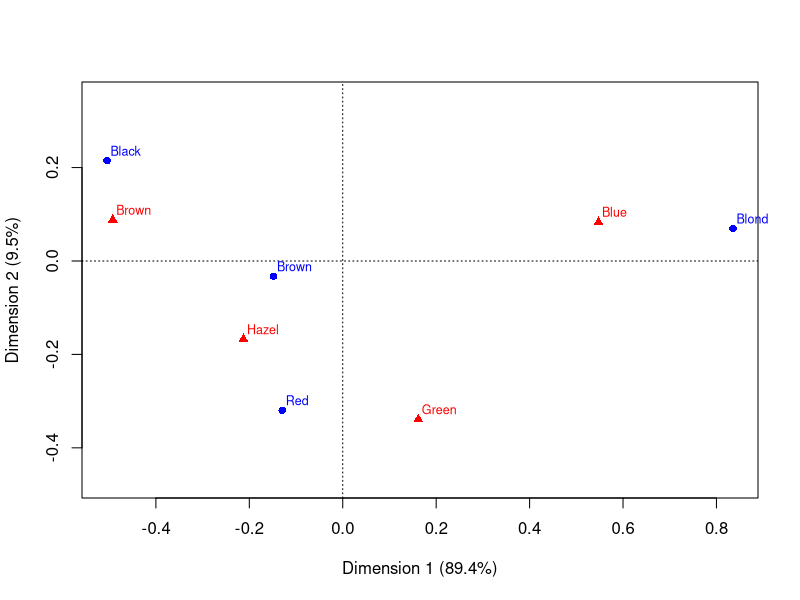

Reproduce this figure in R.
setwd("//media//kswada//MyFiles//R//haireye_color")

packages <- c("dplyr", "datasets", "ca", "vcdExtra")
purrr::walk(packages, library, character.only = TRUE, warn.conflicts = FALSE)



# ------------------------------------------------------------------------------
# data:  HairEyeColor
#  - frequencies of hair color, eye color, and sex from 592 students in a statistical course (Snee's 1974 sample)
# ------------------------------------------------------------------------------
data("HairEyeColor", package = "datasets")

dim(HairEyeColor)
str(HairEyeColor)

HairEyeColor



# ------------------------------------------------------------------------------
# Simple Correspondence Analysis:  HairEyeColor
#  - Correspondense analysis is designed to show how the data deviate from expectation when the row and column variables are independent.
#    The sieve, association, and the mosaic plots depict every cell in the table, and for large tables it may be difficult to see patterns.
#    Correspondense analysis shows only row and column categories as points in the two (or three) dimensions that account for the greatest proportion of deviation from independence.
#
#  - The weighted average of the squared principal coordinates for the rows or columns on a principal axis equals the squared singular value for that axis,
#    whereas the weighted average of the squared standard coordinates equals 1.
#
#  - Reciprocal averages:  CA assigns scores to the row and column categories such that the column scores are proportional to the weighted averages of the row scores, and vice-versa.
#
#  - R software for correspondence analysis
#     - MASS::corresp():  the plot method calls biplot() for a 2 factor solution, using a symmetric biplot factorization that scales the row and column points
#       by the square roots of the singular values.  This handles matrices, data frames, and xtabs objects, but not table objects.
#
#     - MASS::mca():  multiple correspondense analysis
#
#     - ca::ca():  provides 2D plots via the plot.ca() method and interactive (rgl) 3D plots via plot3d.ca().
#       This package is the most comprehensive in terms of plotting options for various coordinate types, plotting supplementary points, and other features.
#       This package also accepts two-way tables, matrices, data frames, xtabs object.
#       Default common joint display is symmetric map (both sets of coordinates are scaled with the same weights for each axis)
#
#     - ca::mjca():  multiple and joint correspondense analysis of higher-way tables
#
#     - FactoMineR::CA() (Husson et al., 2015):  provides a wide variety of measures for the quality of the CA representation and many options for graphical display
# ------------------------------------------------------------------------------
# First, collapse the HairEyeColor data to 2-way table (= male and female)
( haireye <- margin.table(HairEyeColor, 1:2) )



# ---------------------------------------------
# By default, ca() produces a 2-dimensional solution
# Complete, exact solution would have M = min((I-1)(J-1)) = 3 dimensions, and you could obtain this using the argument nd = 3
( haireye.ca <- ca::ca(haireye) )
( haireye.ca_comp <- ca(haireye, nd = 3) )


# Nearly 99% of the Pearson chi-square for association (= Principal inertias) is accounted for by 2 dimensions, with most of that attributed to the 1st dimension.
summary(haireye.ca)


# The Pearson chi-square for this table is 138.29 = the sum of eigenvalues(0.2336) * n (592)
chisq.test(haireye)



# ---------------------------------------------
# Demonstrate orthogonality of std coordinates

# Standard coordinates Phi and Gamma
( Phi <- haireye.ca$rowcoord )
( Gamma <- haireye.ca$colcoord )


( Dr <- diag(haireye.ca$rowmass) )
zapsmall(t(Phi) %*% Dr %*% Phi)

( Dc <- diag(haireye.ca$colmass) )
zapsmall(t(Gamma) %*% Dc %*% Gamma)



# ---------------------------------------------
# plot the result:  It is important for interpretation of distances between points (and angles between vectors) for the axes to be equated.
# Dimension 1:  dark (left) vs. light (right).  Along the dimension 1, the eye colors could be considered roughly equally spaced, 
#   but for the hair colors, Blond is quite different in terms of its frequency profile
# Dimension 2:  largely contrasts red hair and green eyes

graphics.off();  par(mfrow=c(1,1), asp = 1)
res <- plot(haireye.ca)
res
